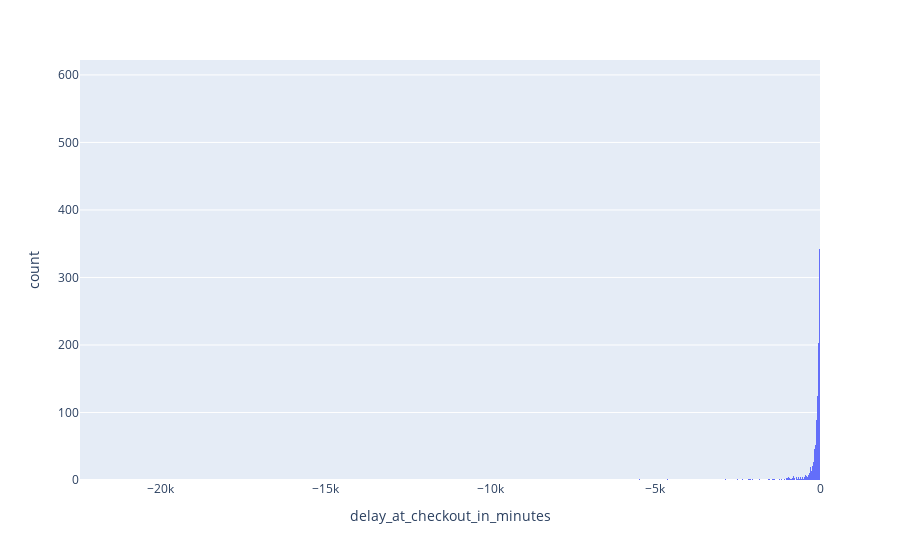

This figure's notebook cell:
### Code cell
anomaly_early_rental = delays_df[delays_df["delay_at_checkout_in_minutes"]<0.0]
px.histogram(anomaly_early_rental, x="delay_at_checkout_in_minutes",nbins=10000)

### Figure 1 — Plotly figure (JSON) as saved in the notebook; plotly's stock layout.template omitted (floating-point values rounded to 4 significant figures; data arrays with more than 128 entries replaced by an {"elided": "..."} marker saying what was removed)
{"data": [{"bingroup": "x", "hovertemplate": "delay_at_checkout_in_minutes=%{x}<br>count=%{y}<extra></extra>", "legendgroup": "", "marker": {"color": "#636efa", "pattern": {"shape": ""}}, "name": "", "nbinsx": 10000, "orientation": "v", "showlegend": false, "type": "histogram", "x": {"elided": "6820 float values"}, "xaxis": "x", "yaxis": "y"}], "layout": {"barmode": "relative", "legend": {"tracegroupgap": 0}, "margin": {"t": 60}, "xaxis": {"anchor": "y", "domain": [0, 1], "title": {"text": "delay_at_checkout_in_minutes"}}, "yaxis": {"anchor": "x", "domain": [0, 1], "title": {"text": "count"}}}}
